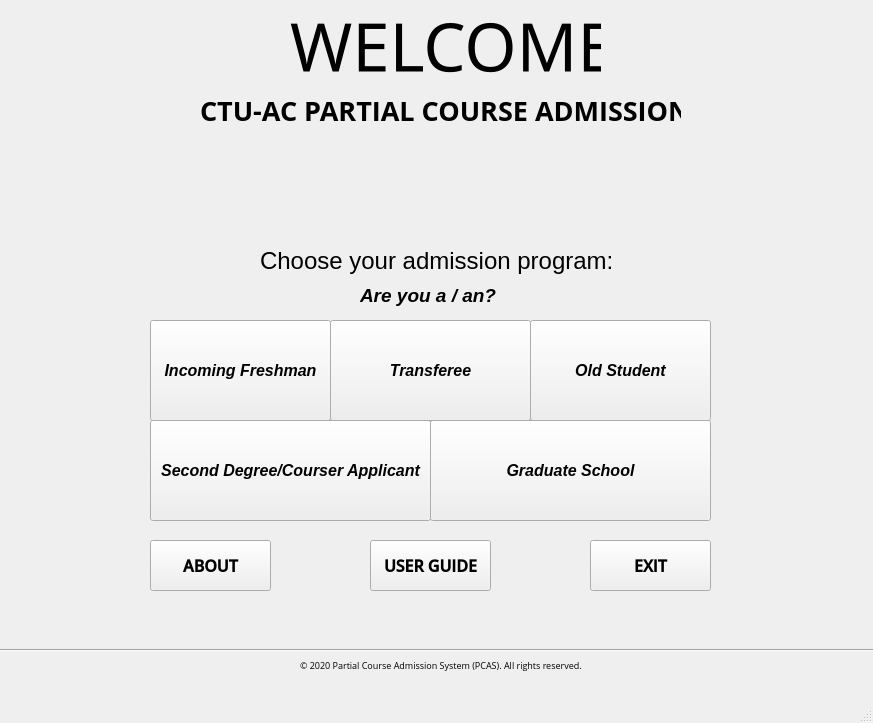
<?xml version="1.0" encoding="UTF-8"?>
<ui version="4.0">
 <class>MainWindow</class>
 <widget class="QMainWindow" name="MainWindow">
  <property name="geometry">
   <rect>
    <x>0</x>
    <y>0</y>
    <width>873</width>
    <height>723</height>
   </rect>
  </property>
  <property name="windowTitle">
   <string>Partial Course Admission</string>
  </property>
  <widget class="QWidget" name="centralwidget">
   <widget class="QPushButton" name="btnOldStudent">
    <property name="geometry">
     <rect>
      <x>530</x>
      <y>320</y>
      <width>181</width>
      <height>101</height>
     </rect>
    </property>
    <property name="font">
     <font>
      <family>Segoe UI</family>
      <pointsize>12</pointsize>
      <weight>75</weight>
      <italic>true</italic>
      <bold>true</bold>
     </font>
    </property>
    <property name="text">
     <string>Old Student</string>
    </property>
   </widget>
   <widget class="QLabel" name="labelwelcome">
    <property name="geometry">
     <rect>
      <x>290</x>
      <y>0</y>
      <width>311</width>
      <height>91</height>
     </rect>
    </property>
    <property name="font">
     <font>
      <family>Bauhaus 93</family>
      <pointsize>50</pointsize>
     </font>
    </property>
    <property name="text">
     <string>WELCOME</string>
    </property>
   </widget>
   <widget class="QLabel" name="labelchoose">
    <property name="geometry">
     <rect>
      <x>260</x>
      <y>240</y>
      <width>361</width>
      <height>41</height>
     </rect>
    </property>
    <property name="font">
     <font>
      <family>Segoe UI</family>
      <pointsize>18</pointsize>
      <weight>50</weight>
      <italic>false</italic>
      <bold>false</bold>
     </font>
    </property>
    <property name="text">
     <string>Choose your admission program:</string>
    </property>
   </widget>
   <widget class="QLabel" name="labelpca">
    <property name="geometry">
     <rect>
      <x>200</x>
      <y>90</y>
      <width>481</width>
      <height>41</height>
     </rect>
    </property>
    <property name="font">
     <font>
      <family>Open Sans</family>
      <pointsize>20</pointsize>
      <weight>75</weight>
      <bold>true</bold>
     </font>
    </property>
    <property name="text">
     <string>CTU-AC PARTIAL COURSE ADMISSION </string>
    </property>
   </widget>
   <widget class="QPushButton" name="btnUserGuide">
    <property name="geometry">
     <rect>
      <x>370</x>
      <y>540</y>
      <width>121</width>
      <height>51</height>
     </rect>
    </property>
    <property name="font">
     <font>
      <family>Open Sans Semibold</family>
      <pointsize>12</pointsize>
      <weight>75</weight>
      <bold>true</bold>
     </font>
    </property>
    <property name="text">
     <string>USER GUIDE</string>
    </property>
   </widget>
   <widget class="QPushButton" name="btnIncomingFreshman">
    <property name="geometry">
     <rect>
      <x>150</x>
      <y>320</y>
      <width>181</width>
      <height>101</height>
     </rect>
    </property>
    <property name="font">
     <font>
      <family>Segoe UI</family>
      <pointsize>12</pointsize>
      <weight>75</weight>
      <italic>true</italic>
      <bold>true</bold>
     </font>
    </property>
    <property name="autoFillBackground">
     <bool>false</bool>
    </property>
    <property name="text">
     <string>Incoming Freshman</string>
    </property>
   </widget>
   <widget class="QPushButton" name="btnSecDegree">
    <property name="geometry">
     <rect>
      <x>150</x>
      <y>420</y>
      <width>281</width>
      <height>101</height>
     </rect>
    </property>
    <property name="font">
     <font>
      <family>Segoe UI</family>
      <pointsize>12</pointsize>
      <weight>75</weight>
      <italic>true</italic>
      <bold>true</bold>
     </font>
    </property>
    <property name="text">
     <string>Second Degree/Courser Applicant</string>
    </property>
   </widget>
   <widget class="QPushButton" name="btnGradSchool">
    <property name="geometry">
     <rect>
      <x>430</x>
      <y>420</y>
      <width>281</width>
      <height>101</height>
     </rect>
    </property>
    <property name="font">
     <font>
      <family>Segoe UI</family>
      <pointsize>12</pointsize>
      <weight>75</weight>
      <italic>true</italic>
      <bold>true</bold>
     </font>
    </property>
    <property name="text">
     <string>Graduate School</string>
    </property>
   </widget>
   <widget class="QPushButton" name="btnExit">
    <property name="geometry">
     <rect>
      <x>590</x>
      <y>540</y>
      <width>121</width>
      <height>51</height>
     </rect>
    </property>
    <property name="font">
     <font>
      <family>Open Sans Semibold</family>
      <pointsize>12</pointsize>
      <weight>75</weight>
      <bold>true</bold>
     </font>
    </property>
    <property name="text">
     <string>EXIT</string>
    </property>
   </widget>
   <widget class="QPushButton" name="btnTransferee">
    <property name="geometry">
     <rect>
      <x>330</x>
      <y>320</y>
      <width>201</width>
      <height>101</height>
     </rect>
    </property>
    <property name="font">
     <font>
      <family>Segoe UI</family>
      <pointsize>12</pointsize>
      <weight>75</weight>
      <italic>true</italic>
      <bold>true</bold>
     </font>
    </property>
    <property name="text">
     <string>Transferee</string>
    </property>
   </widget>
   <widget class="QLabel" name="labelask">
    <property name="geometry">
     <rect>
      <x>360</x>
      <y>280</y>
      <width>151</width>
      <height>31</height>
     </rect>
    </property>
    <property name="font">
     <font>
      <family>Segoe UI</family>
      <pointsize>14</pointsize>
      <weight>75</weight>
      <italic>true</italic>
      <bold>true</bold>
     </font>
    </property>
    <property name="text">
     <string>Are you a / an?</string>
    </property>
   </widget>
   <widget class="QPushButton" name="btnAbout">
    <property name="geometry">
     <rect>
      <x>150</x>
      <y>540</y>
      <width>121</width>
      <height>51</height>
     </rect>
    </property>
    <property name="font">
     <font>
      <family>Open Sans Semibold</family>
      <pointsize>12</pointsize>
      <weight>75</weight>
      <bold>true</bold>
     </font>
    </property>
    <property name="text">
     <string>ABOUT</string>
    </property>
   </widget>
   <widget class="QLabel" name="label">
    <property name="geometry">
     <rect>
      <x>300</x>
      <y>650</y>
      <width>281</width>
      <height>31</height>
     </rect>
    </property>
    <property name="font">
     <font>
      <family>Open Sans</family>
      <pointsize>7</pointsize>
     </font>
    </property>
    <property name="text">
     <string>© 2020 Partial Course Admission System (PCAS). All rights reserved.</string>
    </property>
   </widget>
   <widget class="Line" name="line">
    <property name="geometry">
     <rect>
      <x>0</x>
      <y>640</y>
      <width>881</width>
      <height>20</height>
     </rect>
    </property>
    <property name="orientation">
     <enum>Qt::Horizontal</enum>
    </property>
   </widget>
   <widget class="QPushButton" name="btnImage">
    <property name="geometry">
     <rect>
      <x>320</x>
      <y>130</y>
      <width>241</width>
      <height>111</height>
     </rect>
    </property>
    <property name="cursor">
     <cursorShape>CrossCursor</cursorShape>
    </property>
    <property name="text">
     <string/>
    </property>
    <property name="flat">
     <bool>true</bool>
    </property>
   </widget>
  </widget>
  <widget class="QMenuBar" name="menubar">
   <property name="geometry">
    <rect>
     <x>0</x>
     <y>0</y>
     <width>873</width>
     <height>21</height>
    </rect>
   </property>
  </widget>
  <widget class="QStatusBar" name="statusbar"/>
 </widget>
 <resources/>
 <connections>
  <connection>
   <sender>btnExit</sender>
   <signal>clicked()</signal>
   <receiver>MainWindow</receiver>
   <slot>close()</slot>
   <hints>
    <hint type="sourcelabel">
     <x>651</x>
     <y>606</y>
    </hint>
    <hint type="destinationlabel">
     <x>442</x>
     <y>645</y>
    </hint>
   </hints>
  </connection>
 </connections>
</ui>
